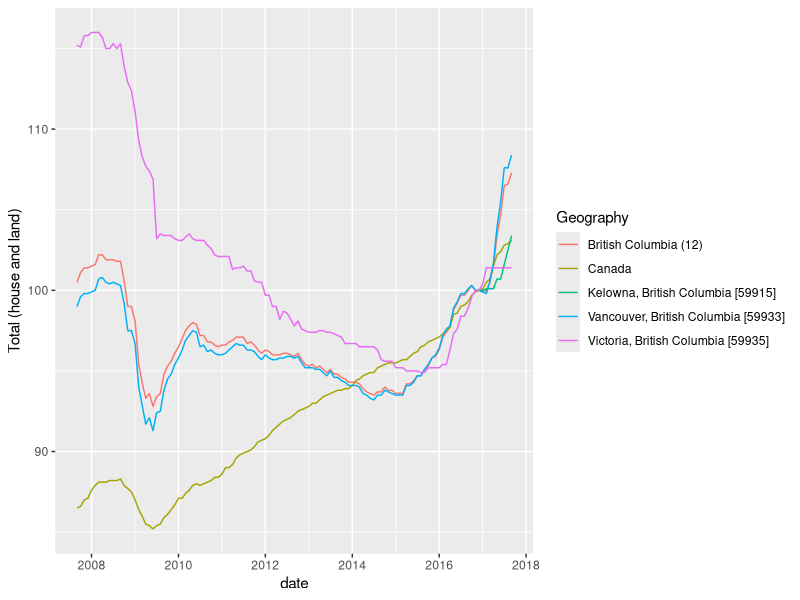

Reproduce this figure in R.
## ---- chunk 1
library(tidyverse)
knitr::opts_chunk$set(echo = TRUE)
## ---- chunk 2
library(readr)
housing <- read_csv("cansim-3270056-eng-1261971602288313454.csv", 
    skip = 3, na = "..", n_max = 48)
## ---- chunk 3
housing 
## ---- chunk 4
housing %>% 
  write_csv("housing_raw.csv")
## ---- chunk 5
housing_reshaped <- housing %>% 
  gather(key = "time", value = "hpi", 
    -Geography, -`New housing price indexes`) %>%
  spread(`New housing price indexes`, hpi) 

housing_reshaped
## ---- chunk 6
housing_clean <- housing_reshaped %>%
  mutate(date = lubridate::parse_date_time(time, order = "my")) 

housing_bc <- housing_clean %>%
  filter(Geography == "Canada" | stringr::str_detect(Geography, "British Columbia")) 

housing_bc %>% 
  select(geography = Geography, date, total = `Total (house and land)`) %>%
  write_csv("housing_bc.csv")

## ---- chunk 7
ggplot(housing_bc, aes(date, `Total (house and land)`)) +
    geom_line(aes(color = Geography))
